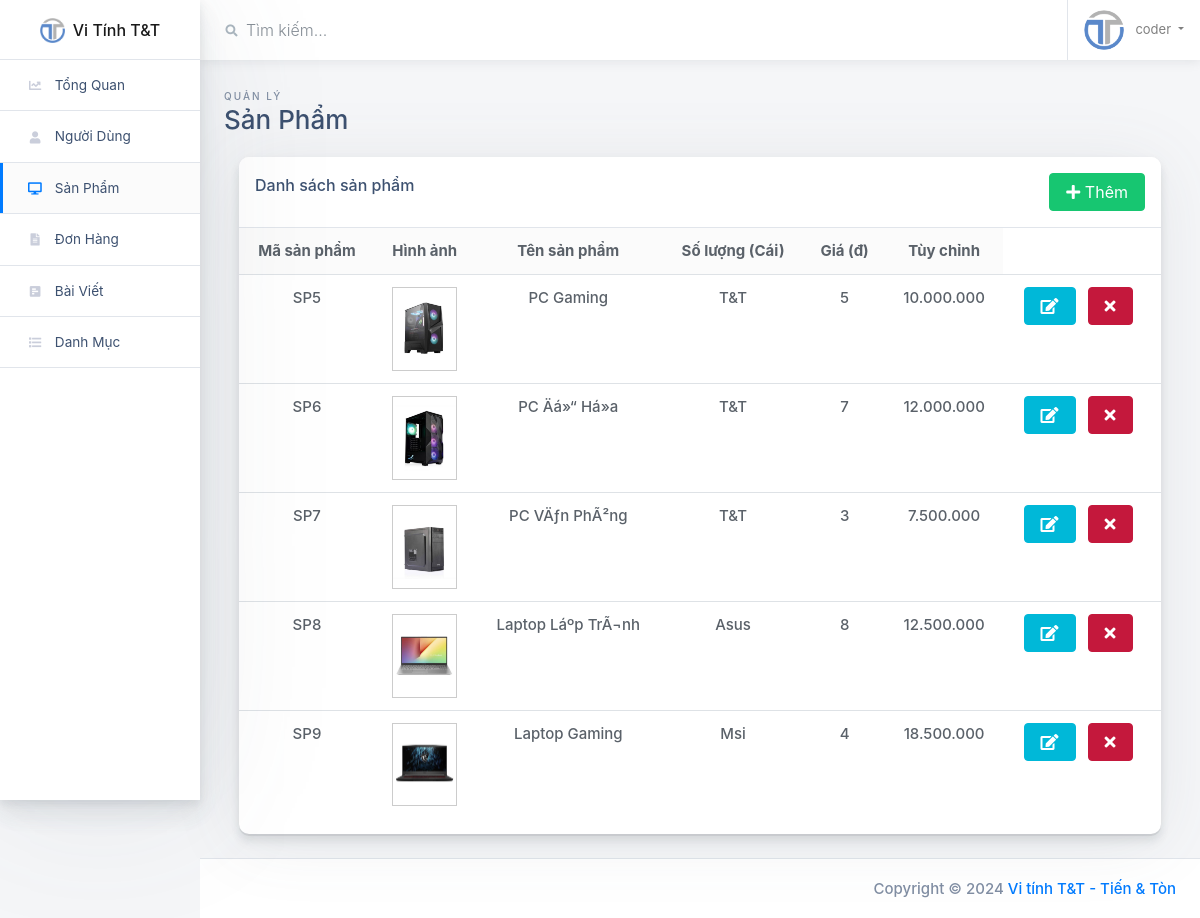
The app's page /admin/view/ds-sp.php (signed in) with its own data.
### tables this page shows
CREATE TABLE IF NOT EXISTS `sanpham` (
  `masp` int(10) NOT NULL AUTO_INCREMENT,
  `tensp` varchar(150) NOT NULL,
  `madmsp` int(10) NOT NULL,
  `baohanh` tinyint(2) NOT NULL,
  `soluong` int(10) NOT NULL,
  `dongia` double NOT NULL,
  `mota` varchar(500) DEFAULT NULL,
  `hinh` varchar(150) NOT NULL,
  PRIMARY KEY (`masp`),
  KEY `madmsp` (`madmsp`)
);

CREATE TABLE IF NOT EXISTS `danhmucsp` (
  `madmsp` int(10) NOT NULL AUTO_INCREMENT,
  `cap` tinyint(1) NOT NULL,
  `ten` varchar(20) NOT NULL,
  `madmspcha` int(10) DEFAULT NULL,
  PRIMARY KEY (`madmsp`)
);

### admin/model/database.php (called while the page is built, shortened)
<?php
class Database{
  private $servername;
  private $username;
  private $password;
  private $dbname;
  private static $conn;
  public function __construct(){
    $this->servername = "localhost";
    $this->username = "root";
    $this->password = "";
    $this->dbname = "vitinhtt";
    return self::$conn;
  }
  private function ketNoiDB(){
        try {
      self::$conn = new PDO("mysql:host=$this->servername;dbname=$this->dbname", $this->username, $this->password);
      self::$conn->setAttribute(PDO::ATTR_ERRMODE, PDO::ERRMODE_EXCEPTION);
      return self::$conn;
    } catch(PDOException $e) {
      echo "Connection failed: " . $e->getMessage();
      return false;
    }
  }
  public function huyKetNoiDB(){
    self::$conn = null;
  }
  public function timDanhSach($query){
    if(self::$conn != false){
      $stmt = self::$conn->prepare($query);
      $stmt->execute();
      $result = $stmt->setFetchMode(PDO::FETCH_ASSOC);
      if($result==true){
        return $stmt->fetchAll();
      }
    }
    return null;
  }
  public function timMotDoiTuong($query, $param = array()){
    if(self::$conn != false){
      $stmt = self::$conn->prepare($query);
      $stmt->execute($param);
      $result = $stmt->setFetchMode(PDO::FETCH_ASSOC);
      $arrDoiTuong=$stmt->fetchAll();
      $dem=count($arrDoiTuong);
      if($result==true && $dem>0){
        return $arrDoiTuong[0];
      }
    }
    return null;
  }public function timKiemSanPham($query, $param = array()){
    if(self::$conn != false){
      $stmt = self::$conn->prepare($query);
      $stmt->execute($param);
      $result = $stmt->setFetchMode(PDO::FETCH_ASSOC);
      if($result==true){
        return $stmt->fetchAll();
      }
    }
    return null;
  }
}
?>

### admin/model/sanpham.php (called while the page is built, shortened)
<?php
include_once 'database.php';
class SanPham{
    public function queryLayDanhSachSanPham() {
        $query="SELECT * FROM sanpham";
        return $query;
    }
}
?>

### admin/model/danhmucsp.php (called while the page is built, shortened)
<?php
class DanhMucSP
{
    public function queryTimDanhMucSPTheoMa()
    {
        $query = "SELECT * FROM danhmucsp WHERE madmsp=:madmsp ";
        return $query;
    }
}?>

### admin/view/ds-sp.php (the view, shortened to what this page needs)
<!doctype html>
<html class="no-js h-100" lang="en">
<head>
    <?php
    include 'layout/head.php'; ?>
</head>
<body class="h-100">
    <div class="container-fluid">
        <div class="row">
            <?php include 'layout/sidebar.php'; ?>
            <main class="main-content col-lg-10 col-md-9 col-sm-12 p-0 offset-lg-2 offset-md-3">
                <div class="main-navbar sticky-top bg-white">
                    <?php include 'layout/navbar.php'; ?>
                </div>
                <div class="main-content-container container-fluid px-4">
                    <div class="page-header row no-gutters py-4">
                        <div class="col-12 col-sm-4 text-center text-sm-left mb-0">
                            <span class="text-uppercase page-subtitle">Quản lý</span>
                            <h3 class="page-title">Sản Phẩm</h3>
                        </div>
                    </div>
                    <div class="col-12">
                        <div class="card card-small mb-4">
                            <div class="card-header border-bottom">
                                <div class="row">
                                    <div class="col-md-6">
                                        <h6 class="m-0">Danh sách sản phẩm</h6>
                                    </div>
                                    <div class="col-md-6" style="text-align:right">
                                        <a href="them-sp.php" class="mb-2 btn btn-success mr-2 btn-font" style="margin:0 !important;"><i class="fas fa-plus"></i> Thêm</a>
                                    </div>
                                </div>
                            </div>
                            <div class="table-sp">
                                <div class="card-body p-0 pb-3 text-center">
                                    <table class="table mb-0">
                                        <thead class="bg-light">
                                            <tr>
                                                <th scope="col" class="border-0">Mã sản phẩm</th>
                                                <th scope="col" class="border-0">Hình ảnh</th>
                                                <th scope="col" class="border-0">Tên sản phẩm</th>
                                                <th scope="col" class="border-0">Số lượng (Cái)</th>
                                                <th scope="col" class="border-0">Giá (đ)</th>
                                                <th scope="col" class="border-0">Tùy chỉnh</th>
                                            </tr>
                                        </thead>
                                        <tbody><?php
                                                include '../model/database.php';
                                                include '../model/sanpham.php';
                                                include '../model/danhmucsp.php';
                                                $db = new Database();
                                                $SanPham = new SanPham();
                                                $query = $SanPham->queryLayDanhSachSanPham();
                                                $arrSanPham = $db->timDanhSach($query);
                                                if (count($arrSanPham) > 0) {
                                                    foreach ($arrSanPham as $sp) {
                                                        echo '
                                <tr>
                                <td>SP' . $sp['masp'] . '</td>
                                <td><img class="hinh-anh" src="../../view/img/uploads/' . $sp['hinh'] . '"></td>
                                <td>' . $sp['tensp'] . '</td>
                                <td>';
                                                        $DanhMucSP = new DanhMucSP();
                                                        $query = $DanhMucSP->queryTimDanhMucSPTheoMa();
                                                        $param = array(":madmsp"=>$sp['madmsp']);
                                                        $dmsp = $db->timMotDoiTuong($query,$param);
                                                        if ($dmsp!=null) {
                                                            echo $dmsp['ten'];
                                                        }
                                                        echo '</td>
                                <td class="none">' . $sp['baohanh'] . ' tháng</td>
                                <td>' . $sp['soluong'] . '</td>
                                <td>' . number_format($sp['dongia'], 0, ",", ".") . '</td>
                                <td>
                                <a href="sua-sp.php?masp=' . $sp['masp'] . '" class="mb-2 btn btn-info mr-2 btn-font">
                                  <i class="fas fa-edit"></i><p>&nbspSửa</p>
                                </a>
                                <a href="#" onclick="xacNhanXoa(' . $sp['masp'] . ')" class="mb-2 btn btn-danger mr-2 btn-font">
                                <i class="fas fa-times"></i><p>&nbspXóa</p>
                                </a>
                                </td>
                                </tr>
                                ';
                                                    }
                                                }
                                                ?></tbody>
                                    </table>
                                </div>
                            </div>
                        </div>
                    </div>
                </div>
                <?php include 'layout/footer.php'; ?>
            </main>
        </div>
    </div>
</body>
</html>

### admin/view/styles/style.css (style rules this page uses)
.btn-font { font-size: 16px; }
.hinh-anh { border: 1px solid #ccc; width: 65px!important; }
table tbody td a i, table tbody td a p, table tbody td button p { margin: 0; display: inline-block; }

### records on screen
sanpham: masp "5", hinh (picture), tensp "PC Gaming", madmsp.ten "T&T", soluong "5", dongia "10.000.000"
sanpham: masp "6", hinh (picture), tensp "PC Äá»“ Há»a", madmsp.ten "T&T", soluong "7", dongia "12.000.000"
sanpham: masp "7", hinh (picture), tensp "PC VÄƒn PhÃ²ng", madmsp.ten "T&T", soluong "3", dongia "7.500.000"
sanpham: masp "8", hinh (picture), tensp "Laptop Láº­p TrÃ¬nh", madmsp.ten "Asus", soluong "8", dongia "12.500.000"
sanpham: masp "9", hinh (picture), tensp "Laptop Gaming", madmsp.ten "Msi", soluong "4", dongia "18.500.000"

### other values on screen
strip_tags($_SESSION['Login']) "coder"
